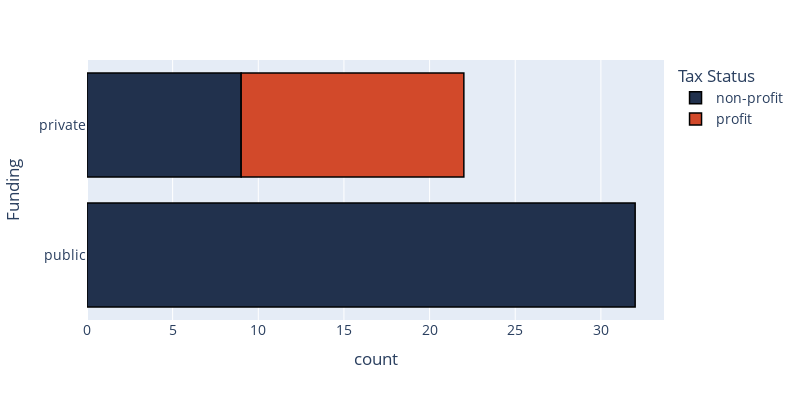

The cell this chart's notebook holds for it:
### Code cell
fig = px.histogram(df2, y="Funding", color='Tax_type',
                   color_discrete_sequence=["#21314D", "#D2492A", "#808DA0","#8b8e8d"],
                   labels={
                     "Funding": "Funding",
                     "Tax_type": "Tax Status"
                  },
                  width=800, height=400)
fig.update_traces(marker_line_color='#000000',
                  marker_line_width=1.5)
fig.update_layout(font_size=14, title_font_size=20)
fig.show()
fig.write_image("images/fundingBar.png")

### Figure 1 — Plotly figure (JSON) as saved in the notebook; plotly's stock layout.template omitted (floating-point values rounded to 4 significant figures)
{"data": [{"alignmentgroup": "True", "bingroup": "y", "hovertemplate": "Tax Status=non-profit<br>count=%{x}<br>Funding=%{y}<extra></extra>", "legendgroup": "non-profit", "marker": {"color": "#21314D", "line": {"color": "#000000", "width": 1.5}, "pattern": {"shape": ""}}, "name": "non-profit", "offsetgroup": "non-profit", "orientation": "h", "showlegend": true, "type": "histogram", "xaxis": "x", "y": ["public", "public", "public", "private", "private", "public", "public", "public", "public", "public", "public", "private", "public", "public", "public", "private", "public", "public", "public", "private", "public", "public", "public", "private", "public", "public", "public", "public", "public", "public", "private", "private", "public", "public", "public", "public", "public", "public", "private", "public", "public"], "yaxis": "y"}, {"alignmentgroup": "True", "bingroup": "y", "hovertemplate": "Tax Status=profit<br>count=%{x}<br>Funding=%{y}<extra></extra>", "legendgroup": "profit", "marker": {"color": "#D2492A", "line": {"color": "#000000", "width": 1.5}, "pattern": {"shape": ""}}, "name": "profit", "offsetgroup": "profit", "orientation": "h", "showlegend": true, "type": "histogram", "xaxis": "x", "y": ["private", "private", "private", "private", "private", "private", "private", "private", "private", "private", "private", "private", "private"], "yaxis": "y"}], "layout": {"barmode": "relative", "font": {"size": 14}, "height": 400, "legend": {"title": {"text": "Tax Status"}, "tracegroupgap": 0}, "margin": {"t": 60}, "title": {"font": {"size": 20}}, "width": 800, "xaxis": {"anchor": "y", "domain": [0, 1], "title": {"text": "count"}}, "yaxis": {"anchor": "x", "domain": [0, 1], "title": {"text": "Funding"}}}}
